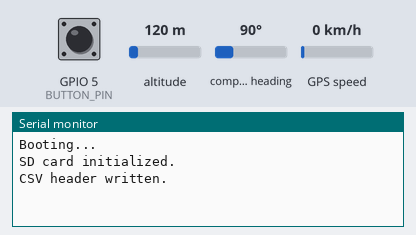
Recording of a sketch running on a simulated Seeed XIAO ESP32-C3. Parts: the last lines printed to the serial monitor. Inputs (shaded band) come from the test bench; at power-on: GPIO 5 (BUTTON_PIN) HIGH, altitude 120 m, compass heading 90°, GPS speed 0 km/h. Storage starts empty; the GPS gets a fix after 3 s at 37.7749, -122.4194 with 8 satellites.

Above: at 2.2 s.
2.3 s: GPIO 5 (BUTTON_PIN) pulled LOW for 1 s
At 3.7 s:
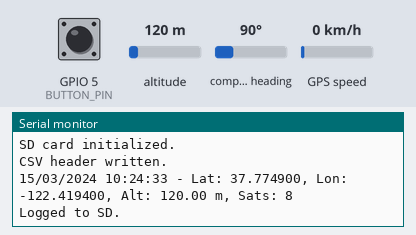
4.8 s: altitude set to 20 m
At 5.4 s:
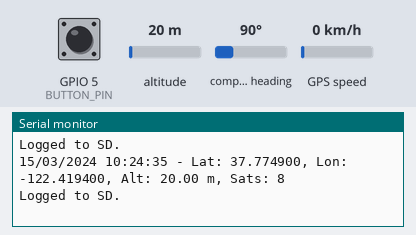
6.3 s: altitude set to 250 m
At 7.9 s:
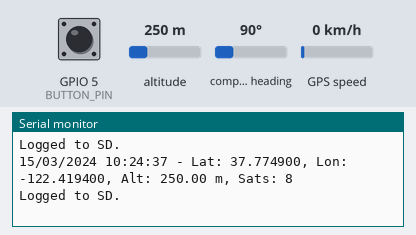
Timing chart, 0 to 9.4 s (numbered marks = the images above; inputs shaded):
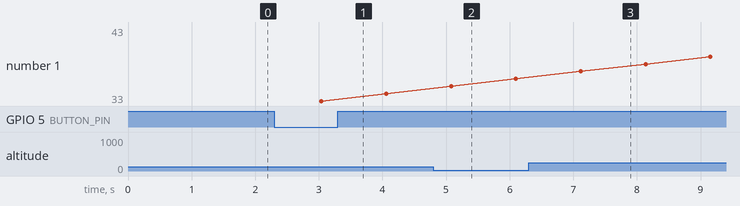

Measured:
- after the input at 2.3 s, the serial monitor: prints a new line after 0.75 s (image 1)
- after the input at 4.8 s, the serial monitor: prints a new line after 0.28 s (image 2)
- after the input at 6.3 s, the serial monitor: prints a new line after 0.82 s (image 3)

The sketch:

Geotag_V2_MML_XIAO_ESP32_C3.ino
```cpp
#include <TinyGPS++.h>
#include <HardwareSerial.h>
#include <SPI.h>
#include <SD.h>

// --- Pin Definitions ---
#define SCK   D8
#define MISO  D9
#define MOSI  D10
#define CS    D5
#define BUTTON_PIN D3

// --- GPS and Serial ---
TinyGPSPlus gps;
HardwareSerial GPS(1);  // UART1 for GPS

// --- File ---
File logFile;

void setup() {
  Serial.begin(115200);
  delay(1000);
  Serial.println("Booting...");

  // Button input with internal pull-up
  pinMode(BUTTON_PIN, INPUT_PULLUP);

  // Start GPS on UART1 - RX on GPIO20 (D7), TX not used
  GPS.begin(38400, SERIAL_8N1, 20, -1);

  // Setup SPI for SD card
  SPI.begin(SCK, MISO, MOSI, CS);
  if (!SD.begin(CS)) {
    Serial.println("SD card mount failed!");
    while (true);  // Stop here
  }

  Serial.println("SD card initialized.");
  if (!SD.exists("/gps_log.csv")) {
    logFile = SD.open("/gps_log.csv", FILE_WRITE);
    if (logFile) {
      logFile.println("Date,Time,Latitude,Longitude,Altitude(m),Satellites");
      logFile.close();
      Serial.println("CSV header written.");
    }
  }
}

void loop() {
  int buttonState = digitalRead(BUTTON_PIN);

  while (GPS.available()) {
    char c = GPS.read();
    gps.encode(c);

    if (gps.location.isUpdated()) {
      // Build date and time strings
      char dateStr[11];
      char timeStr[9];
      sprintf(dateStr, "%02d/%02d/%04d", gps.date.day(), gps.date.month(), gps.date.year());
      sprintf(timeStr, "%02d:%02d:%02d", gps.time.hour(), gps.time.minute(), gps.time.second());

      double lat = gps.location.lat();
      double lng = gps.location.lng();
      double alt = gps.altitude.meters();
      int sats = gps.satellites.value();

      Serial.printf("%s %s - Lat: %.6f, Lon: %.6f, Alt: %.2f m, Sats: %d\n",
                    dateStr, timeStr, lat, lng, alt, sats);

      // Log only if button is pressed (button is active LOW)
      if (buttonState == LOW) {
        logFile = SD.open("/gps_log.csv", FILE_APPEND);
        if (logFile) {
          logFile.printf("%s,%s,%.6f,%.6f,%.2f,%d\n",
                         dateStr, timeStr, lat, lng, alt, sats);
          logFile.close();
          Serial.println("Logged to SD.");
        } else {
          Serial.println("Could not open file to log!");
        }
      } else {
        Serial.println("Button not pressed — not logging.");
      }

      delay(1000);  // Log/print every second
    }
  }
}
```
